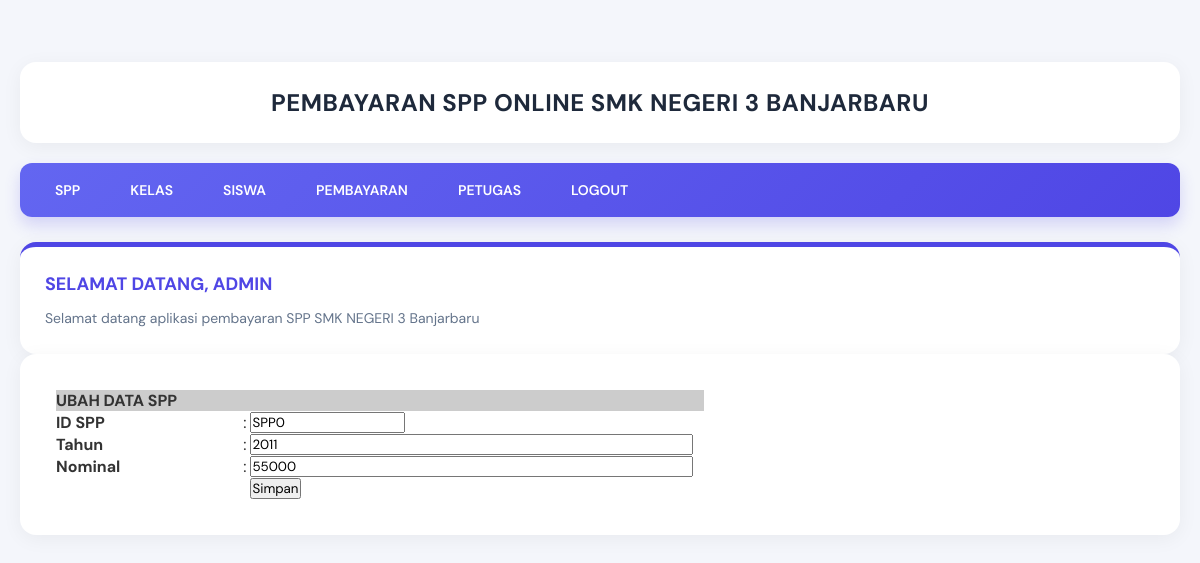
/admin/halaman_admin.php?open=edit_spp&id_spp=SPP0 (signed in), run on the app's committed database.
### tables this page shows
CREATE TABLE `spp` (
  `id_spp` varchar(5) NOT NULL,
  `tahun` int(4) NOT NULL,
  `nominal` int(10) NOT NULL
);

### admin/edit_spp.php (the view, shortened to what this page needs)
<?php
include_once "../src/koneksi.php";
if (isset($_GET['id_spp'])) {
    $id_spp = $_GET['id_spp'];
    $sql    = mysqli_query($koneksi, "SELECT * FROM spp WHERE id_spp = '$id_spp'");
    $data   = mysqli_fetch_array($sql);
}
?>
<form action="<?php echo $_SERVER['PHP_SELF']; ?>?open=edit_spp&id_spp=<?php echo $id_spp; ?>" method="post" name="form1" target="_self">
  <table class="table-list" width="650" border="0" cellspacing="1" cellpadding="3">
    <tr>
      <td bgcolor="#CCCCCC" colspan="3"><strong>UBAH DATA SPP</strong></td>
    </tr>
    <tr>
      <td width="182"><strong>ID SPP</strong></td>
      <td width="6">:</td>
      <td width="440">
        <input name="id_spp" type="text" value="<?php echo isset($data['id_spp']) ? $data['id_spp'] : ''; ?>" readonly="readonly" />
      </td>
    </tr>
    <tr>
      <td><strong>Tahun</strong></td>
      <td>:</td>
      <td>
        <input name="tahun" type="text" value="<?php echo isset($data['tahun']) ? $data['tahun'] : ''; ?>" size="60" maxlength="100" />
      </td>
    </tr>
    <tr>
      <td><strong>Nominal</strong></td>
      <td>:</td>
      <td>
        <input name="nominal" type="text" value="<?php echo isset($data['nominal']) ? $data['nominal'] : ''; ?>" size="60" maxlength="100" />
      </td>
    </tr>
    <tr>
      <td>&nbsp;</td>
      <td>&nbsp;</td>
      <td><input name="btnSimpan" type="submit" id="btnSimpan" value="Simpan" /></td>
    </tr>
  </table>
</form>

### src/style.css (style rules this page uses)
* { margin: 0; padding: 0; box-sizing: border-box; font-family: 'DM Sans', sans-serif; }
body { background-color: #f4f6fb; color: #333; padding: 20px; min-height: 100vh; }

### data on the page
spp: id_spp "SPP0", tahun "2011", nominal "55000"

### other printed values
$_SESSION['username'] "ADMIN"
